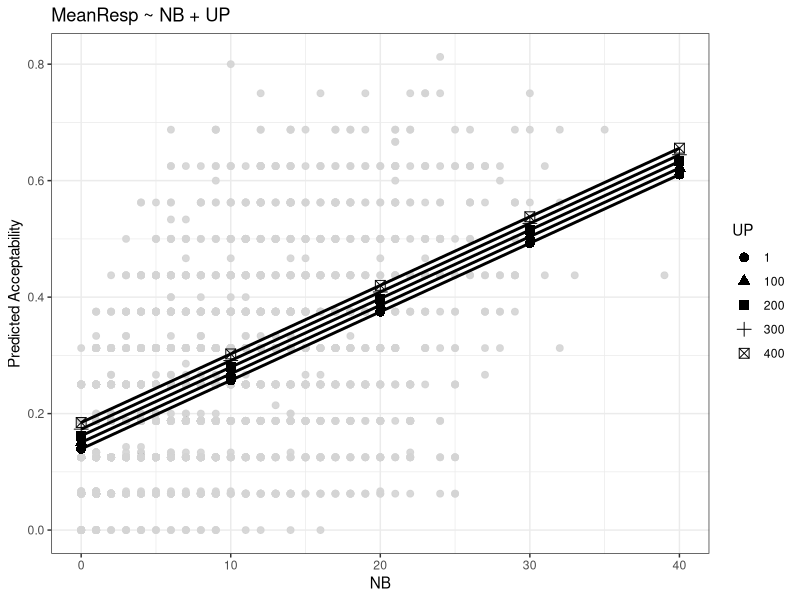
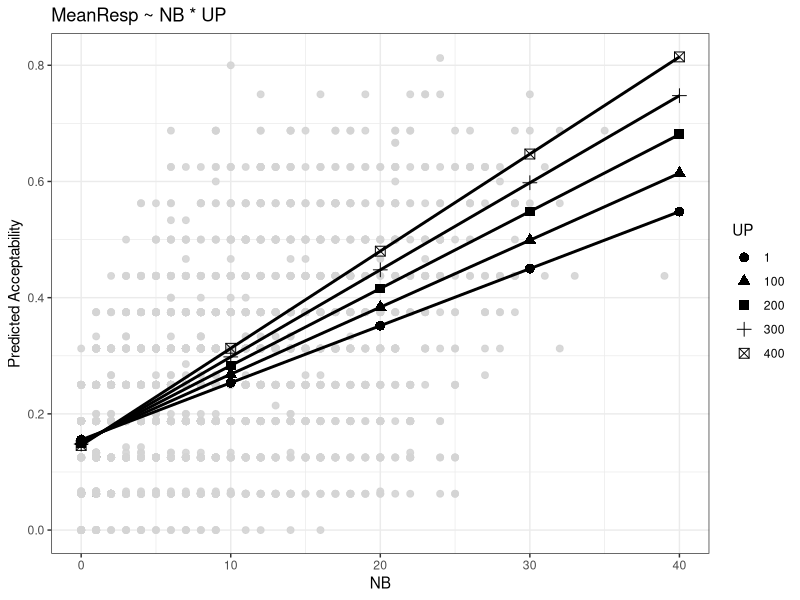
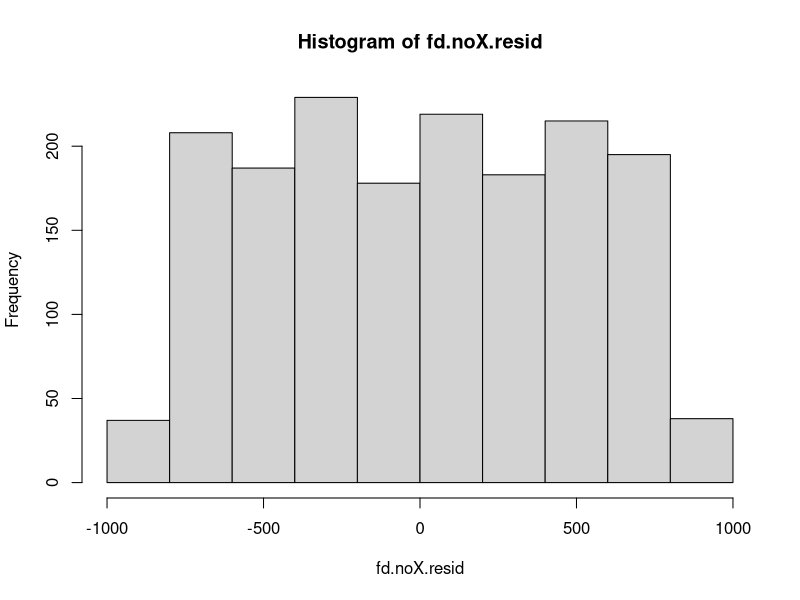
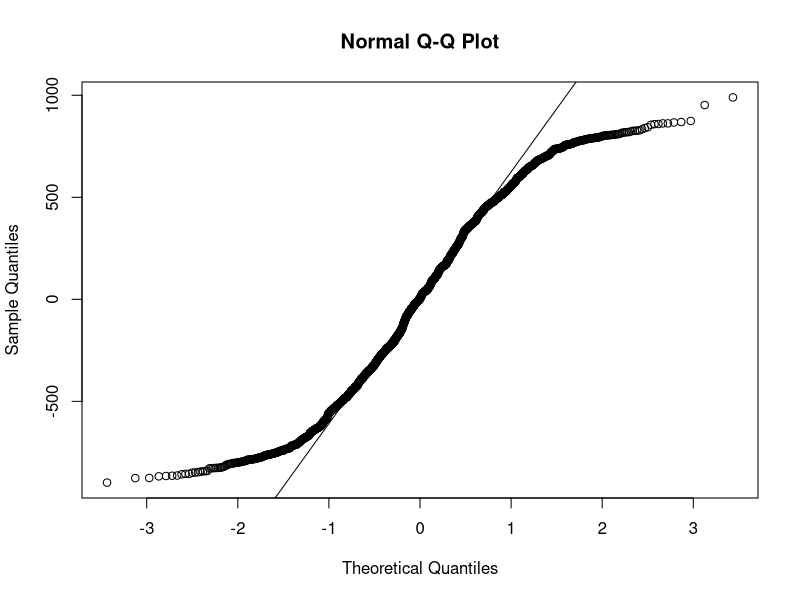
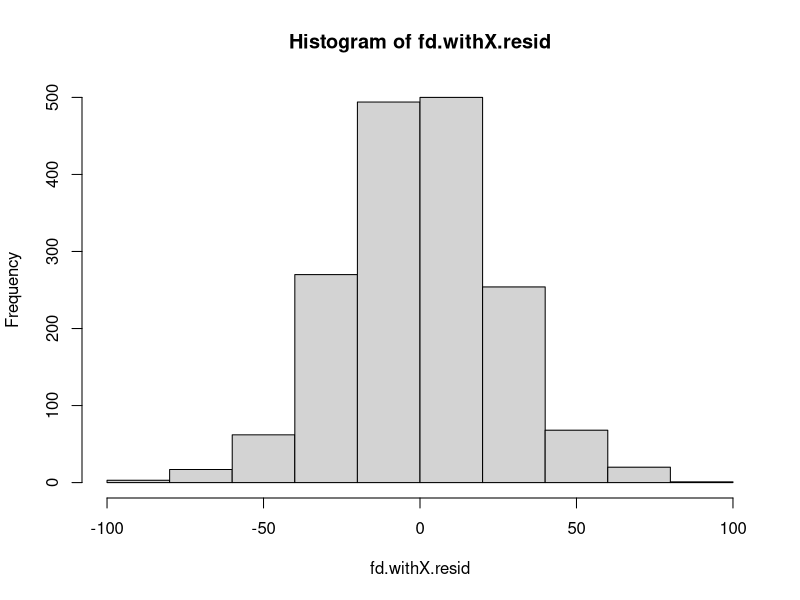
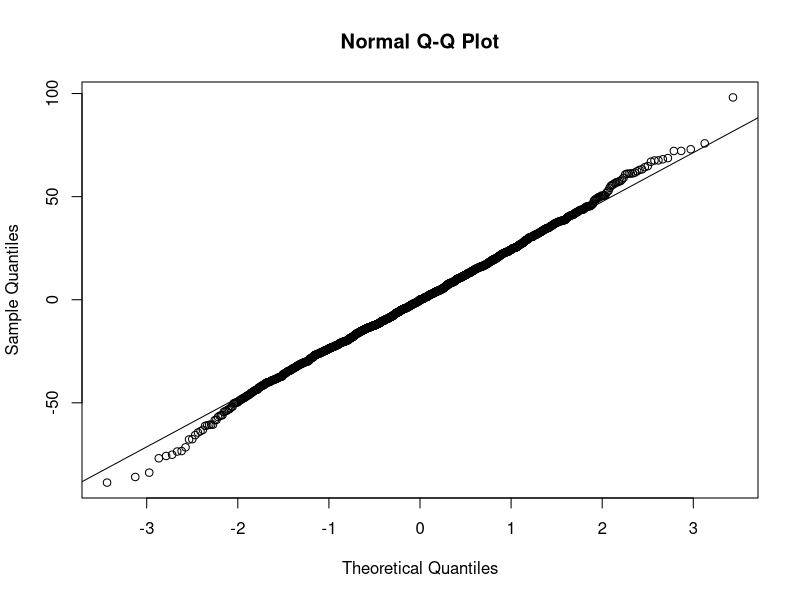
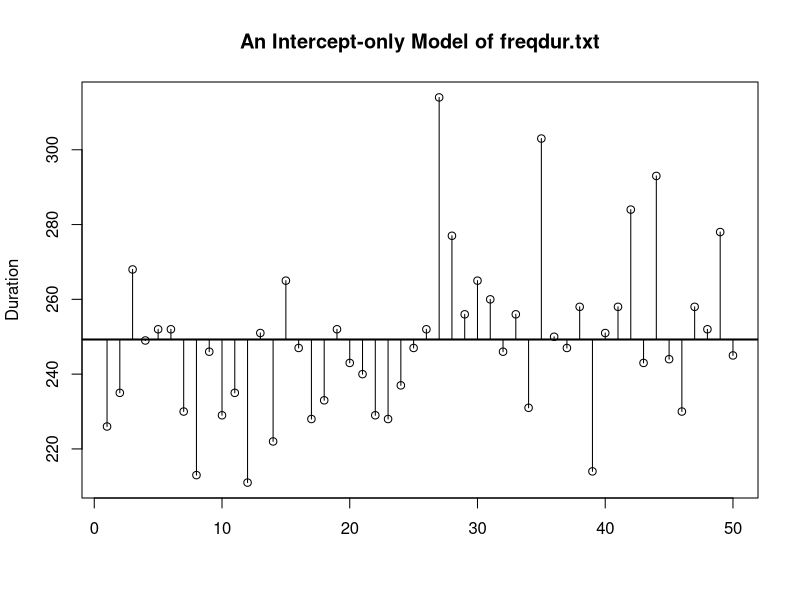
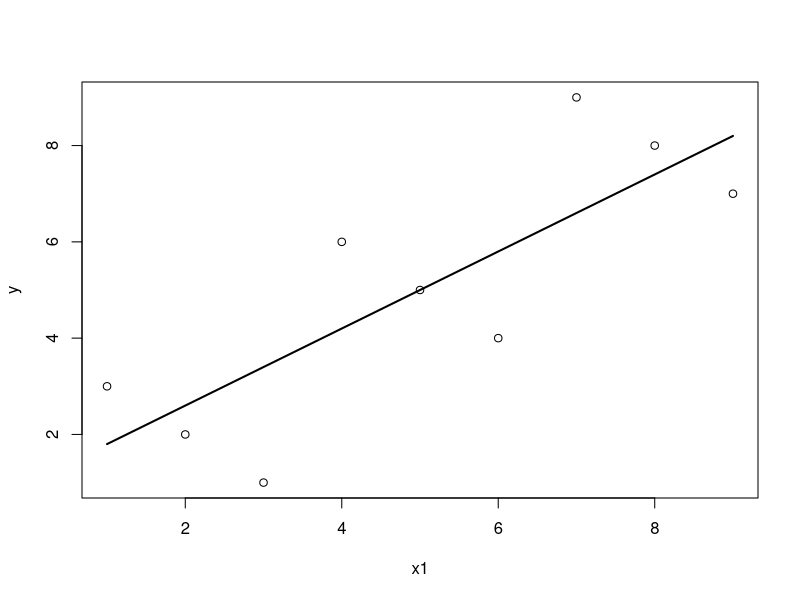

Recreate these plots in R, in order.
# Figure 7
fd = read.delim("freqdur.txt")
fd$LogFreq = log(fd$Freq)

fd$FactorX = 1:nrow(fd) 		
fd$DurX = fd$Dur + fd$FactorX

fd.noX.lm = lm(DurX ~ LogFreq + AoA + Fam, data = fd)

fd.noX.resid = resid(fd.noX.lm)	

png(filename = "ch11.figure7a.png", height = 900, width = 1200, unit = "px",
    res = 200)

hist(fd.noX.resid)

dev.off()

png(filename = "ch11.figure7b.png", height = 900, width = 1200, unit = "px",
    res = 200)

qqnorm(fd.noX.resid)	
qqline(fd.noX.resid)

dev.off()

# Figure 8
fd.withX.lm = lm(DurX ~ LogFreq + AoA + Fam + FactorX, data = fd)
fd.withX.resid = resid(fd.withX.lm)

png(filename = "ch11.figure8a.png", height = 900, width = 1200, unit = "px",
    res = 200)

hist(fd.withX.resid)

dev.off()

png(filename = "ch11.figure8b.png", height = 900, width = 1200, unit = "px",
    res = 200)

qqnorm(fd.withX.resid)	
qqline(fd.withX.resid)

dev.off()

# Figure 9
fd = read.delim("freqdur.txt")
fd.int = lm(Dur ~ 1, data = fd)	

fd.sub = fd[1:50,]
x = 1:nrow(fd.sub)
y = fd.sub$Dur
fd.int.pred = predict(fd.int)

png(filename = "ch11.figure9.png", height = 900, width = 1200, unit = "px",
    res = 200)

plot(x, y, xlab = "", ylab = "Duration", 
     main = "An Intercept-only Model of freqdur.txt")
abline(fd.int, lwd = 2)
segments(x, y, x, fd.int.pred[1:50])

dev.off()

# Figure 10
x1 = c(1, 2, 3, 4, 5, 6, 7, 8, 9)
x2 = c(0, 0, 0, 4, 4, 4, 7, 7, 7)
y = c(3, 2, 1, 6, 5, 4, 9, 8, 7) 

fake.simp.lm = lm(y ~ x1)

png(filename = "ch11.figure10.png", height = 900, width = 1200, unit = "px",
    res = 200)

plot(x1, y)		  		                   
lines(predict(fake.simp.lm), lwd = 2)  

dev.off()

# Figure 11
fake.int.lm = lm(y ~ x1 * x2)

png(filename = "ch11.figure11.png", height = 900, width = 1200, unit = "px",
    res = 200)

plot(x1, y)		  		
lines(predict(fake.simp.lm), lwd = 2)  
lines(predict(fake.int.lm), lty = 2) 　　	

dev.off()

# Figure 12
png(filename = "ch11.figure12.png", height = 900, width = 1200, unit = "px",
    res = 200)

plot(x2, y)

dev.off()

# Figure 13a
library(ggplot2)
library(effects)

syl = read.delim("NBUP.txt")
syl.noint = lm(MeanResp ~ NB + UP, data = syl)
syl.coefs = coef(syl.noint)
intercept = syl.coefs["(Intercept)"]
nb.b = syl.coefs["NB"]
up.b = syl.coefs["UP"]

syl.noint.ef = data.frame(NB = rep(c(0, 10, 20, 30, 40), 5),
                          UP = c(rep(1, 5), rep(100, 5), rep(200, 5), rep(300, 5), rep(400, 5)))

syl.noint.ef$fit = intercept + nb.b * syl.noint.ef$NB + up.b * syl.noint.ef$UP

ggplot() +
  geom_point(data = syl, mapping = aes(x = NB, y = MeanResp), 
             size = 2, color = "lightgrey", alpha = .9) +
  geom_line(data = syl.noint.ef, 
            mapping = aes(x = NB, y = fit, group = factor(UP)),
            stat = "identity", linewidth = 1) +
  geom_point(data = syl.noint.ef, 
             mapping = aes(x = NB, y = fit, group = factor(UP), shape = factor(UP)),
             stat = "identity", size = 3) +
  labs(x = "NB", y = "Predicted Acceptability", title = "MeanResp ~ NB + UP",
       shape = "UP") +
  theme_bw()

ggsave(filename = "ch11.figure13a.png", width = 1200, height = 900, unit = "px",
       dpi = 200)

# Figure 13b
library(ggplot2)
library(effects)

syl = read.delim("NBUP.txt")  
syl.int = lm(MeanResp ~ NB * UP, data = syl) 

syl.int.ef = as.data.frame(effect("NB:UP", syl.int))
ggplot() +
  geom_point(data = syl, mapping = aes(x = NB, y = MeanResp), 
             size = 2, color = "lightgrey", alpha = .9) +
  geom_line(data = syl.int.ef, 
            mapping = aes(x = NB, y = fit, group = factor(UP)),
            stat = "identity", linewidth = 1) +
  geom_point(data = syl.int.ef, 
            mapping = aes(x = NB, y = fit, group = factor(UP), shape = factor(UP)),
            stat = "identity", size = 3) +
  labs(x = "NB", y = "Predicted Acceptability", title = "MeanResp ~ NB * UP",
       shape = "UP") +
  theme_bw()

ggsave(filename = "ch11.figure13b.png", width = 1200, height = 900, unit = "px",
       dpi = 200)
